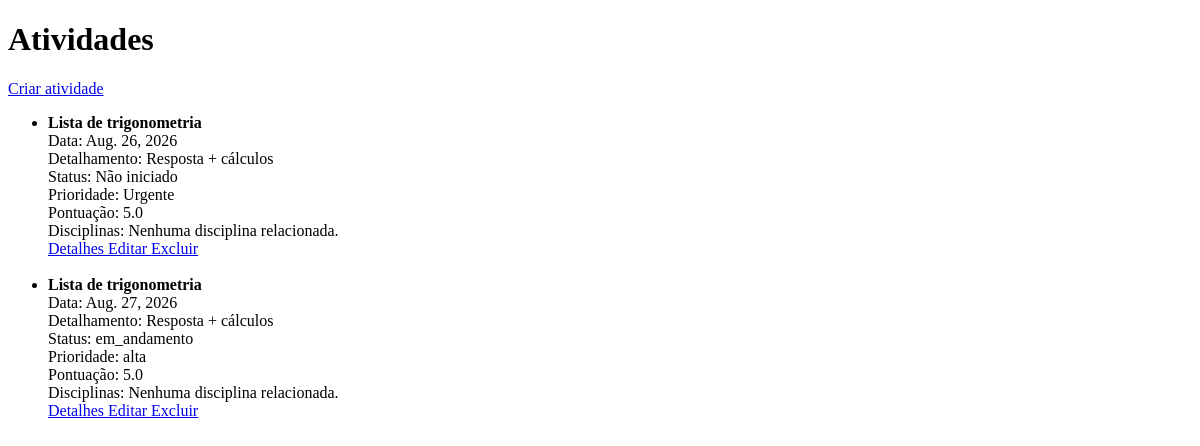
The page /atividades/ on the database as committed earlier.
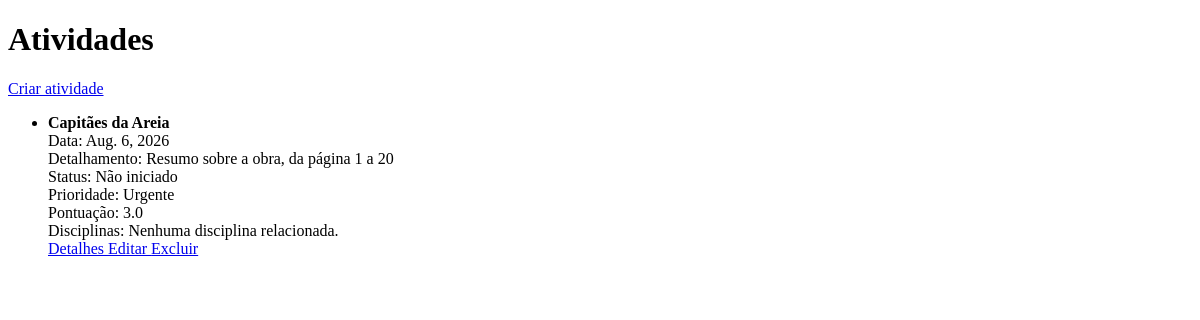
The same page on the database as committed later.
### atividade/models.py (models this page shows, shortened)
class Atividade(models.Model):
    titulo = models.CharField(max_length=100)
    data = models.DateField()
    detalhamento_atividade = models.CharField(max_length=255)
    status = models.CharField(max_length=50)
    prioridade = models.CharField(max_length=50)
    pontuacao = models.FloatField()
    disciplinas = models.ManyToManyField(
        Disciplina,
        through="AtividadeInterdisciplinar",
        related_name="atividades"
    )

### atividade/views.py (the view)
# urls.py: path('', views.listar_atividades, name='listar_atividades'),
def listar_atividades(request):
    atividades = Atividade.objects.all()
    return render(
        request,
        'atividade/listar.html',
        {'atividades': atividades}
    )

### atividade/templates/atividade/listar.html (shortened to what this page needs)
<!DOCTYPE html>
<html>
<head>
</head>
<body>
    <h1>Atividades</h1>
    <a href="{% url 'criar_atividade' %}">Criar atividade</a>
    <ul>
        {% for atividade in atividades %}
            <li>
                <strong>{{ atividade.titulo }}</strong><br>
                Data: {{ atividade.data }}<br>
                Detalhamento:
                {{ atividade.detalhamento_atividade }}<br>
                Status: {{ atividade.status }}<br>
                Prioridade: {{ atividade.prioridade }}<br>
                Pontuação: {{ atividade.pontuacao }}<br>
                Disciplinas:
                {% for disciplina in atividade.disciplinas.all %}
                    {{ disciplina.NomeDisciplina }}
                    {% if not forloop.last %}, {% endif %}
                {% empty %}
                    Nenhuma disciplina relacionada.
                {% endfor %}
                <br>
                <a href="{% url 'detalhar_atividade' atividade.id %}">
                    Detalhes
                </a>
                <a href="{% url 'editar_atividade' atividade.id %}">
                    Editar
                </a>
                <a href="{% url 'excluir_atividade' atividade.id %}">
                    Excluir
                </a>
            </li>
            <br>
        {% empty %}
            <li>Nenhuma atividade cadastrada.</li>
        {% endfor %}
    </ul>
</body>
</html>

Rows that differ between the two databases and show on the page:
removed Atividade: titulo "Lista de trigonometria", data "Aug. 27, 2026", detalhamento_atividade "Resposta + cálculos", status "em_andamento", prioridade "alta", pontuacao "5.0"
changed Atividade "Não iniciado": titulo "Lista de trigonometria" → "Capitães da Areia"; data "Aug. 26, 2026" → "Aug. 6, 2026"; detalhamento_atividade "Resposta + cálculos" → "Resumo sobre a obra, da página 1 a 20"; pontuacao "5.0" → "3.0"
